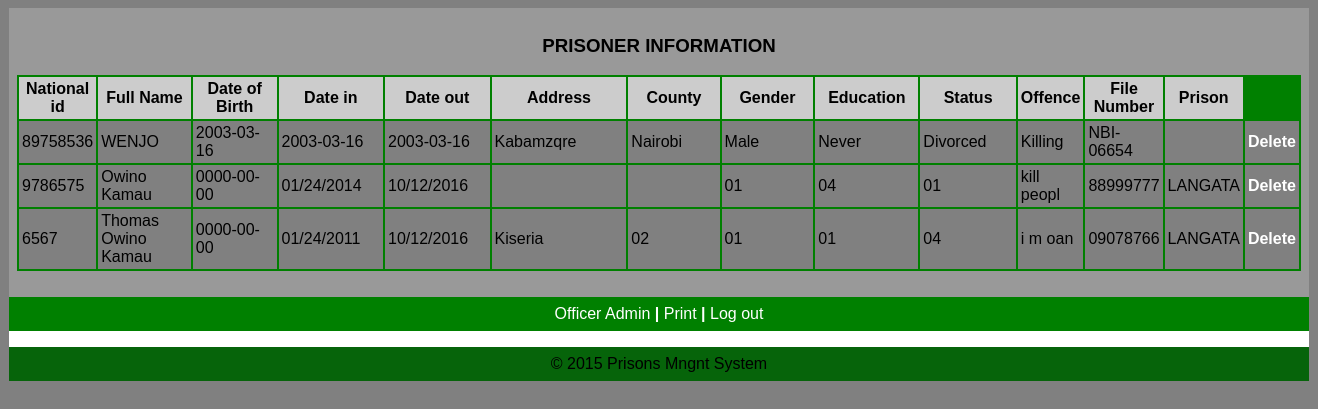
Screenshot of /officer/viewprisoners1.php with the database file from the repository.
### tables this page shows
CREATE TABLE IF NOT EXISTS `registration` (
  `id` int(10) NOT NULL DEFAULT '0',
  `Full_Name` varchar(23) NOT NULL,
  `DOB` date NOT NULL,
  `datein` varchar(12) NOT NULL,
  `dateout` varchar(12) NOT NULL,
  `Address` varchar(20) NOT NULL,
  `County` varchar(20) NOT NULL,
  `Gender` varchar(20) NOT NULL,
  `Education` varchar(20) NOT NULL,
  `Marital` varchar(20) NOT NULL,
  `Offence` varchar(90) NOT NULL,
  `Sentence` varchar(13) NOT NULL,
  `File_num` varchar(12) NOT NULL,
  `prison` varchar(25) NOT NULL,
  PRIMARY KEY (`id`)
);

### officer/viewprisoners1.php (the view, shortened to what this page needs)
<html>
<head>
   <link rel="stylesheet" media="screen" href="login.css" >
</head>
<body>
	<table align='center' border='0' bgcolor='green' width='1300' cellpadding='8' cellspacing='0' height='200'>
          <tr>
            <td bgcolor='#999999' valign='center'>
<?php
$tbl_name="registration";
$sel= mysql_query("select * from $tbl_name ORDER BY id DESC LIMIT 0,7");
echo"<table align='center' width='100%' bgcolor='GREEN' border='0' bgcolor='green' cellpadding='3' cellspacing='2' bgcolor='silver'>
<caption><h3>PRISONER INFORMATION</h3></caption>
<tr bgcolor='#CCCCCC'>
<th width='3%'>National id</th>
<th width='10%'>Full Name</th>
<th width='10%'>Date of Birth</th>
<th width='10%'>Date in</th>
<th width='10%'>Date out</th>
<th width='15%'>Address</th>
<th width='10%'>County</th>
<th width='10%'>Gender</th>
<th width='3%'>Education</th>
<th width='10%'>Status</th>
<th width='15%'>Offence</th>
<th width='10%'>File Number</th>
<th width='10%'>Prison</th>
</tr>";
   while($row=mysql_fetch_array ($sel))
{
echo "<tr bgcolor='grey'>";
echo  "<td width='3%'>".$row ['id']."</td>";
echo  "<td width='7%'>".$row ['Full_Name']."</td>";
echo  "<td width='10%'>".$row ['DOB']."</td>";
echo  "<td width='10%'>".$row ['datein']."</td>";
echo  "<td width='10%'>".$row ['dateout']."</td>";
echo  "<td width='10%'>".$row ['Address']. "</td>";
echo  "<td width='10%'>".$row ['County']."</td>";
echo  "<td width='3%'>" .$row ['Gender']."</td>";
echo  "<td width='10%'>".$row ['Education']."</td>";
echo  "<td width='10%'>".$row ['Marital']."</td>";
echo  "<td width='10%'>".$row ['Offence']. "</td>";
echo  "<td width='10%'>".$row ['File_num']."</td>";
echo  "<td width='10%'>".$row ['prison']."</td>";
echo '<td width="3%"><b><a href="deleteprisoners1.php?id=' . $row['id'] . '">Delete</a></font></b></td>';
echo "</tr>";
}
echo"</table>";
?>
<br/>
			</td>
          </tr>
          <tr>
			<td align="center" bgcolor='green'><a href="officerpanel.php" target="_parent">Officer Admin <b>|</b></a>
      <a href="../admin/prisonerep.php" target="_parent">Print <b>|</b></a>
			<a href="index.php" target="_parent">Log out</a></td>
          </tr>
          <tr>
            <td align='center' bgcolor='white' height='1'>
					<?php
           include("footer.php");
                ?>
            </td>
          </tr>
	</table>
</body>
</head>
</html>

### officer/login.css (style rules this page uses)
body { font: 14px/21px "Lucida Sans", "Lucida Grande", "Lucida Sans Unicode", sans-serif;background:gray; }
a { color:#fff; text-decoration:none; }

### rows the page displays
registration: id "89758536", Full_Name "WENJO", DOB "2003-03-16", datein "2003-03-16", dateout "2003-03-16", Address "Kabamzqre", County "Nairobi", Gender "Male", Education "Never", Marital "Divorced", Offence "Killing", File_num "NBI-06654"
registration: id "9786575", Full_Name "Owino Kamau", DOB "0000-00-00", datein "01/24/2014", dateout "10/12/2016", Gender "01", Education "04", Marital "01", Offence "kill peopl", File_num "88999777", prison "LANGATA"
registration: id "6567", Full_Name "Thomas Owino Kamau", DOB "0000-00-00", datein "01/24/2011", dateout "10/12/2016", Address "Kiseria", County "02", Gender "01", Education "01", Marital "04", Offence "i m oan", File_num "09078766", prison "LANGATA"
